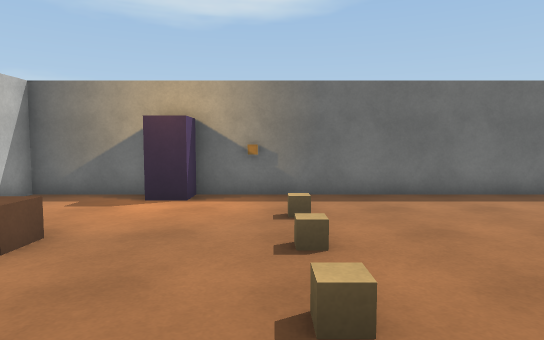
[1] (above)

12 first-person views from a walk through a 3-D level made in the Unity game engine. The camera is 1.3 m above the floor, tilts 4° down and sees 75° across. The floor is counted in squares, 1 m on a side. Each view is taken from the middle of a square. On the plan, view 1 faces up. The plan holds only what a view shows up to about 15 squares ahead; the rest is blank. The place goes on beyond the plan. Surface patterns are stand-ins for the level's own textures.

[2]
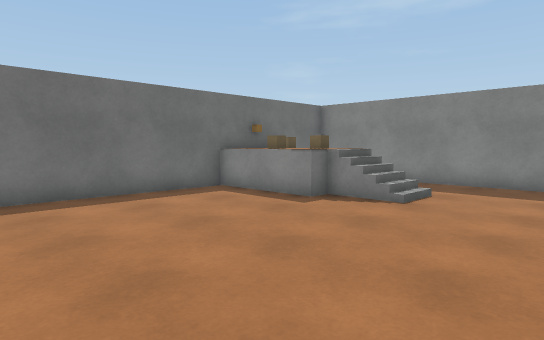

[3]
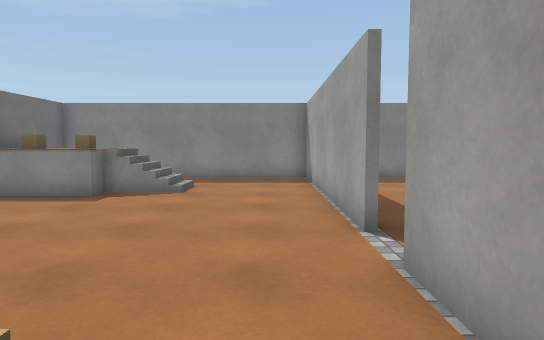

[4]
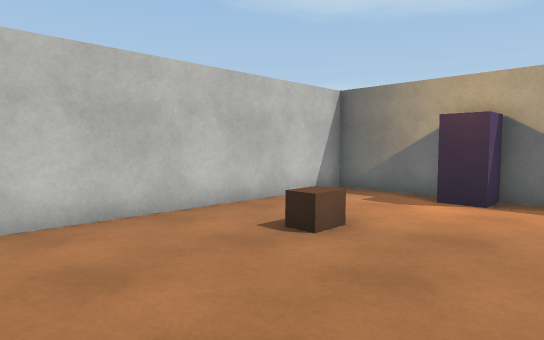

[5]
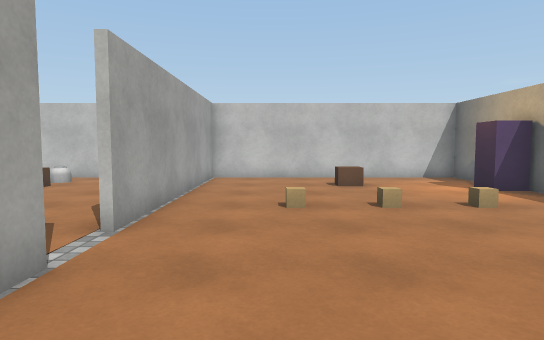

[6]
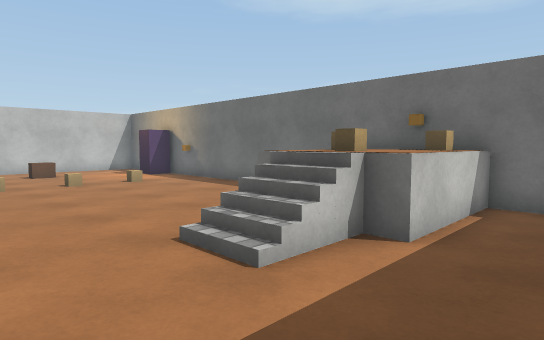

[7]
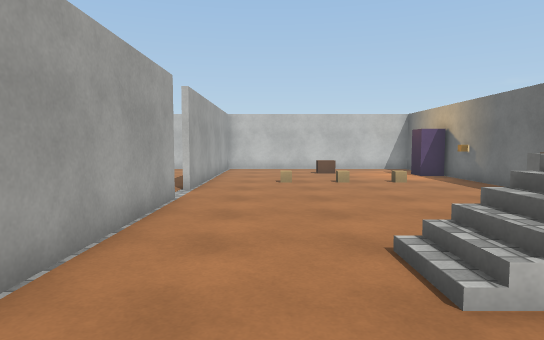

[8]
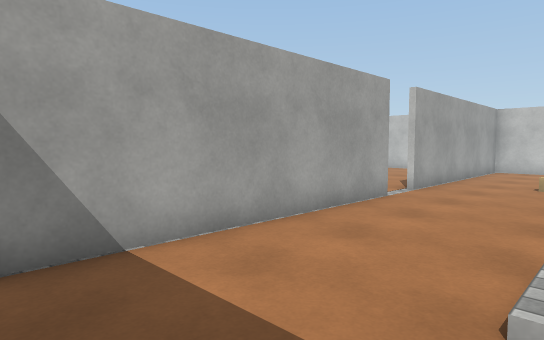

[9]
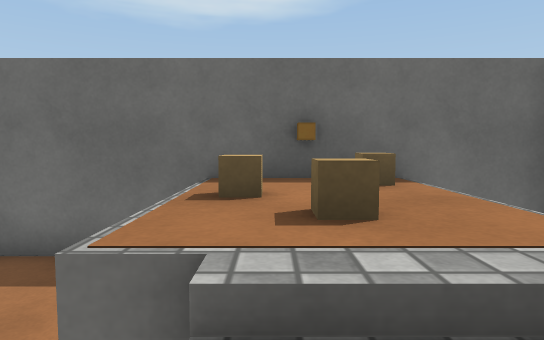

[10]
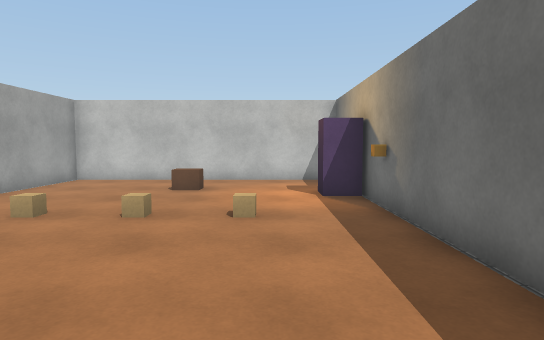

[11]
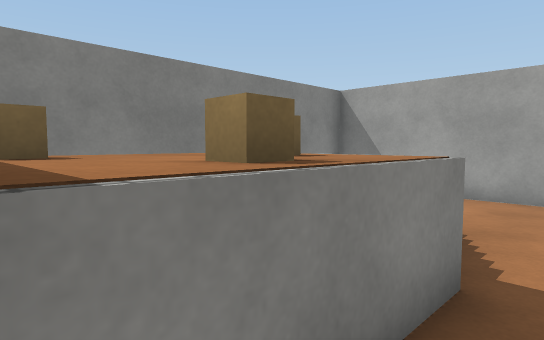

[12]
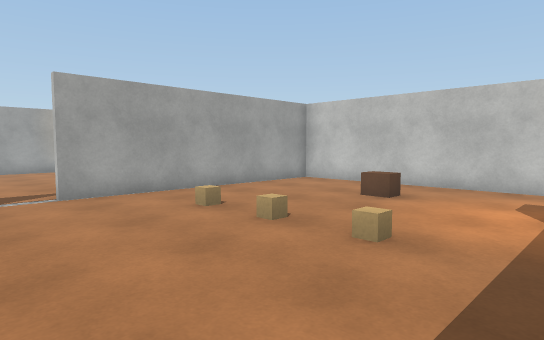

### Floor plan
Key: @ floor where view 1 was taken; # wall or solid block; . main floor; : floor 1.25 m higher than the main floor; / step, stairs or slope; = window, fence, low wall or low ledge; O other object.
Columns run from 7 left of view 1 to 14 right of it. Each row starts with its distance up from view 1.
 10 #####################
  9 #...OO.O.......=:O=. #
  8 #...OO..........:::. #
  7 #...............:::. #
  6 #..............=::=. #
  5 #..OO...........//...#
  4 #..OO...........//...#
  3 #....................#
  2 #....................#
  1 #....................#
  0 #......@.............#
 -1 ##########..##########
 -2       ...... .....

Positions as (right, up) in squares from view 1, and headings:
1: (0, 0), facing up
2: (1, 0), facing up-right
3: (-1, 1), facing right
4: (0, 0), facing up-left
5: (8, 2), facing left
6: (13, 1), facing up-left
7: (13, 2), facing left
8: (13, 4), facing down-left
9: (9, 4), facing up
10: (7, 7), facing left
11: (7, 9), facing down-right
12: (5, 9), facing down-left
